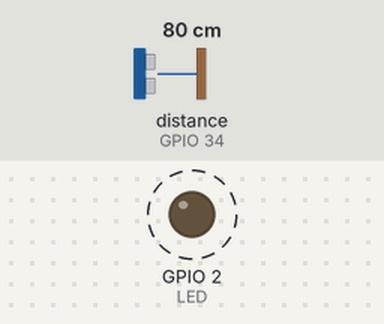
Simulated run of this program. Board: ESP32. Parts: output pins drawn as LEDs (lit = HIGH). Wiring (inferred from the names in the program): ultrasonic range finder: trigger GPIO 26; echo GPIO 34. Dashed ring = blinking. The test bench sets the inputs (shaded band); at power-on: distance to the obstacle (sensor on GPIO 34) 80 cm. The echo pulse lasts 58.3 µs per cm; pins used as bus, display or sensor lines are not drawn; what the program prints to the serial monitor is not drawn.

Above: at 0.17 s.
Timing chart, 0 to 3.1 s (numbered marks = the images above):
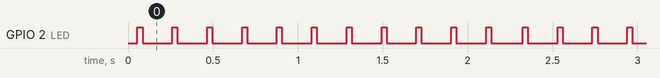

The program:

main.cpp
```cpp
// ultratest — DISPOSABLE scaffold: does the just-wired ultrasonic give numbers?
// Wiring under test (prompt 23 §6 P3): VCC→3V3 · GND→GND · TRIG→GPIO26 · ECHO→GPIO34.
// Prints one line per ping at ~5 Hz:  RANGE cm=57.3 us=3323   (or RANGE timeout)
// Keeps the HB heartbeat so wroom_check.py still recognises the board as healthy.
#include <Arduino.h>

constexpr int TRIG = 26;
constexpr int ECHO = 34;   // input-only pin — perfect for an input signal
constexpr int LED  = 2;

void setup() {
  Serial.begin(115200);
  pinMode(TRIG, OUTPUT);
  digitalWrite(TRIG, LOW);
  pinMode(ECHO, INPUT);
  pinMode(LED, OUTPUT);
  delay(50);
  Serial.println("ultratest: TRIG=26 ECHO=34, 5 Hz");
}

void loop() {
  static uint32_t hb = 0, tHb = 0, nPing = 0;

  // ping
  digitalWrite(TRIG, HIGH);
  delayMicroseconds(10);
  digitalWrite(TRIG, LOW);
  // HC-SR04 family: echo HIGH duration = round-trip time. 30 ms timeout ≈ >5 m / no echo.
  const uint32_t us = pulseIn(ECHO, HIGH, 30000);
  nPing++;
  if (us == 0) {
    Serial.println("RANGE timeout");
  } else {
    Serial.printf("RANGE cm=%.1f us=%lu\n", us / 58.0, (unsigned long)us);
    digitalWrite(LED, HIGH);   // blip on a real echo
  }
  delay(30);
  digitalWrite(LED, LOW);

  // heartbeat every 2 s so the health checker still trends uptime — plus an ECHO
  // wire diagnostic: sample the idle level 100×. A connected module holds ECHO solid
  // LOW between pings; a floating (disconnected) GPIO34 reads noisy/mixed since the
  // input-only pins have no internal pulls.
  const uint32_t now = millis();
  if (now - tHb >= 2000) {
    tHb = now;
    int highs = 0;
    for (int i = 0; i < 100; i++) { highs += digitalRead(ECHO); delayMicroseconds(50); }
    const char* idle = (highs == 0) ? "LOW(connected)"
                     : (highs == 100) ? "HIGH(stuck?!)" : "FLOATING(wire off?)";
    // Continuity check for the LOOPBACK bench test (TRIG jumpered straight to ECHO):
    // hold TRIG high/low slowly and see if ECHO follows. With a module attached this
    // stays follow=0 (modules don't couple TRIG→ECHO statically) — that's expected.
    digitalWrite(TRIG, HIGH); delay(2); const int fH = digitalRead(ECHO);
    digitalWrite(TRIG, LOW);  delay(2); const int fL = digitalRead(ECHO);
    const int follow = (fH == 1 && fL == 0);
    Serial.printf("HB %lu up=%lus pings=%lu echo_idle=%s(%d/100) trig_follow=%d\n",
                  (unsigned long)hb++, (unsigned long)(now / 1000), (unsigned long)nPing,
                  idle, highs, follow);
  }
  delay(170);   // ~5 Hz total
}
```

Measured:
- by itself, GPIO 2 (LED): alternates HIGH for 0.03 s and LOW for 0.18 s
